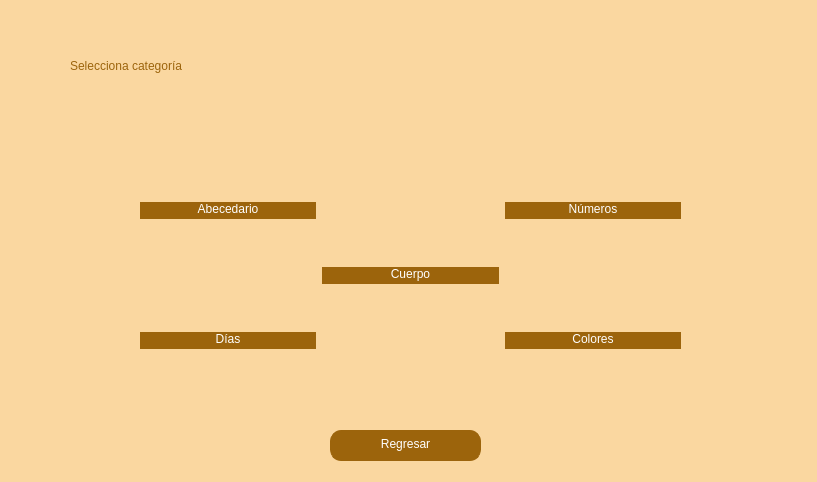
<?xml version="1.0" encoding="UTF-8"?>
<ui version="4.0">
 <class>IG6_SeccionPractica</class>
 <widget class="QWidget" name="IG6_SeccionPractica">
  <property name="geometry">
   <rect>
    <x>0</x>
    <y>0</y>
    <width>817</width>
    <height>482</height>
   </rect>
  </property>
  <property name="windowTitle">
   <string>Form</string>
  </property>
  <property name="styleSheet">
   <string notr="true">QWidget{
background-color: rgb(250, 215, 160);
}
</string>
  </property>
  <widget class="QLabel" name="label_instruccion">
   <property name="geometry">
    <rect>
     <x>70</x>
     <y>0</y>
     <width>681</width>
     <height>131</height>
    </rect>
   </property>
   <property name="styleSheet">
    <string notr="true">font: 26pt &quot;Segoe Print&quot;;
background-color: rgb(250, 215, 160);
color: rgb(156, 100, 12);
qproperty-alignment: AlignCenter;</string>
   </property>
   <property name="text">
    <string>Selecciona categoría</string>
   </property>
  </widget>
  <widget class="QWidget" name="gridLayoutWidget">
   <property name="geometry">
    <rect>
     <x>140</x>
     <y>160</y>
     <width>541</width>
     <height>231</height>
    </rect>
   </property>
   <layout class="QGridLayout" name="gridLayout">
    <item row="0" column="0">
     <widget class="QPushButton" name="boton_abecedario">
      <property name="styleSheet">
       <string notr="true">QPushButton{
color: rgb(255, 255, 255);
	background-color: rgb(156, 100, 12);
	font: 12pt &quot;Segoe Print&quot;;
	border-radius: 11px;
	border:none;
	border-left: 1px solid rgb(156, 100, 12);
	border-right: 1px solid rgb(156, 100, 12);
	border-bottom: 3px solid rgb(156, 100, 12);
}
QPushButton:hover{
	background-color: rgb(248, 196, 113);
	border-left: 1px solid rgb(248, 196, 113);
	border-right: 1px solid rgb(248, 196, 113);
	border-bottom: 3px solid rgb(248, 196, 113);
}
QPushButton:pressed{
	background-color: rgb(40, 170, 221);
	border-left: 1px solid rgb(44, 131, 212);
	border-right: 1px solid rgb(44, 131, 212);
	border-top: 3px solid rgb(44, 131, 212);
	border-bottomr: none;
}</string>
      </property>
      <property name="text">
       <string>Abecedario</string>
      </property>
     </widget>
    </item>
    <item row="0" column="2">
     <widget class="QPushButton" name="boton_numeros">
      <property name="styleSheet">
       <string notr="true">QPushButton{
color: rgb(255, 255, 255);
	background-color: rgb(156, 100, 12);
	font: 12pt &quot;Segoe Print&quot;;
	border-radius: 11px;
	border:none;
	border-left: 1px solid rgb(156, 100, 12);
	border-right: 1px solid rgb(156, 100, 12);
	border-bottom: 3px solid rgb(156, 100, 12);
}
QPushButton:hover{
	background-color: rgb(248, 196, 113);
	border-left: 1px solid rgb(248, 196, 113);
	border-right: 1px solid rgb(248, 196, 113);
	border-bottom: 3px solid rgb(248, 196, 113);
}
QPushButton:pressed{
	background-color: rgb(40, 170, 221);
	border-left: 1px solid rgb(44, 131, 212);
	border-right: 1px solid rgb(44, 131, 212);
	border-top: 3px solid rgb(44, 131, 212);
	border-bottomr: none;
}</string>
      </property>
      <property name="text">
       <string>Números</string>
      </property>
     </widget>
    </item>
    <item row="1" column="1">
     <widget class="QPushButton" name="boton_cuerpo">
      <property name="styleSheet">
       <string notr="true">QPushButton{
color: rgb(255, 255, 255);
	background-color: rgb(156, 100, 12);
	font: 12pt &quot;Segoe Print&quot;;
	border-radius: 11px;
	border:none;
	border-left: 1px solid rgb(156, 100, 12);
	border-right: 1px solid rgb(156, 100, 12);
	border-bottom: 3px solid rgb(156, 100, 12);
}
QPushButton:hover{
	background-color: rgb(248, 196, 113);
	border-left: 1px solid rgb(248, 196, 113);
	border-right: 1px solid rgb(248, 196, 113);
	border-bottom: 3px solid rgb(248, 196, 113);
}
QPushButton:pressed{
	background-color: rgb(40, 170, 221);
	border-left: 1px solid rgb(44, 131, 212);
	border-right: 1px solid rgb(44, 131, 212);
	border-top: 3px solid rgb(44, 131, 212);
	border-bottomr: none;
}</string>
      </property>
      <property name="text">
       <string>Cuerpo</string>
      </property>
     </widget>
    </item>
    <item row="2" column="0">
     <widget class="QPushButton" name="boton_dias">
      <property name="styleSheet">
       <string notr="true">QPushButton{
color: rgb(255, 255, 255);
	background-color: rgb(156, 100, 12);
	font: 12pt &quot;Segoe Print&quot;;
	border-radius: 11px;
	border:none;
	border-left: 1px solid rgb(156, 100, 12);
	border-right: 1px solid rgb(156, 100, 12);
	border-bottom: 3px solid rgb(156, 100, 12);
}
QPushButton:hover{
	background-color: rgb(248, 196, 113);
	border-left: 1px solid rgb(248, 196, 113);
	border-right: 1px solid rgb(248, 196, 113);
	border-bottom: 3px solid rgb(248, 196, 113);
}
QPushButton:pressed{
	background-color: rgb(40, 170, 221);
	border-left: 1px solid rgb(44, 131, 212);
	border-right: 1px solid rgb(44, 131, 212);
	border-top: 3px solid rgb(44, 131, 212);
	border-bottomr: none;
}</string>
      </property>
      <property name="text">
       <string>Días</string>
      </property>
     </widget>
    </item>
    <item row="2" column="2">
     <widget class="QPushButton" name="boton_colores">
      <property name="styleSheet">
       <string notr="true">QPushButton{
color: rgb(255, 255, 255);
	background-color: rgb(156, 100, 12);
	font: 12pt &quot;Segoe Print&quot;;
	border-radius: 11px;
	border:none;
	border-left: 1px solid rgb(156, 100, 12);
	border-right: 1px solid rgb(156, 100, 12);
	border-bottom: 3px solid rgb(156, 100, 12);
}
QPushButton:hover{
	background-color: rgb(248, 196, 113);
	border-left: 1px solid rgb(248, 196, 113);
	border-right: 1px solid rgb(248, 196, 113);
	border-bottom: 3px solid rgb(248, 196, 113);
}
QPushButton:pressed{
	background-color: rgb(40, 170, 221);
	border-left: 1px solid rgb(44, 131, 212);
	border-right: 1px solid rgb(44, 131, 212);
	border-top: 3px solid rgb(44, 131, 212);
	border-bottomr: none;
}</string>
      </property>
      <property name="text">
       <string>Colores</string>
      </property>
     </widget>
    </item>
   </layout>
  </widget>
  <widget class="QPushButton" name="boton_regresar">
   <property name="geometry">
    <rect>
     <x>330</x>
     <y>430</y>
     <width>151</width>
     <height>31</height>
    </rect>
   </property>
   <property name="styleSheet">
    <string notr="true">QPushButton{
color: rgb(255, 255, 255);
	background-color: rgb(156, 100, 12);
	font: 12pt &quot;Segoe Print&quot;;
	border-radius: 11px;
	border:none;
	border-left: 1px solid rgb(156, 100, 12);
	border-right: 1px solid rgb(156, 100, 12);
	border-bottom: 3px solid rgb(156, 100, 12);
}
QPushButton:hover{
	background-color: rgb(248, 196, 113);
	border-left: 1px solid rgb(248, 196, 113);
	border-right: 1px solid rgb(248, 196, 113);
	border-bottom: 3px solid rgb(248, 196, 113);
}
QPushButton:pressed{
	background-color: rgb(40, 170, 221);
	border-left: 1px solid rgb(44, 131, 212);
	border-right: 1px solid rgb(44, 131, 212);
	border-top: 3px solid rgb(44, 131, 212);
	border-bottomr: none;
}</string>
   </property>
   <property name="text">
    <string>Regresar</string>
   </property>
  </widget>
 </widget>
 <resources/>
 <connections/>
</ui>
